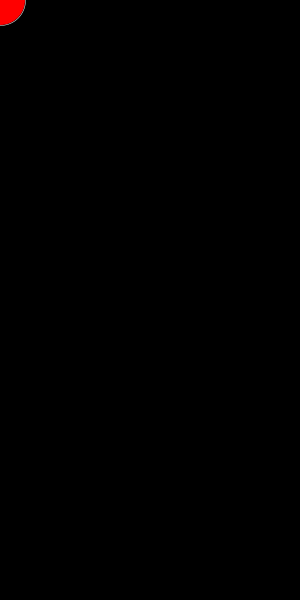
Frame 1 (no input)
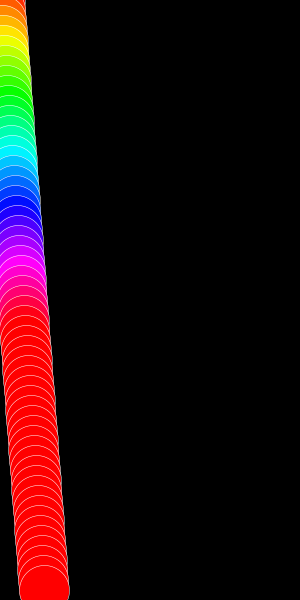
Frame 60 (the mouse pressed at the canvas centre just before this capture)
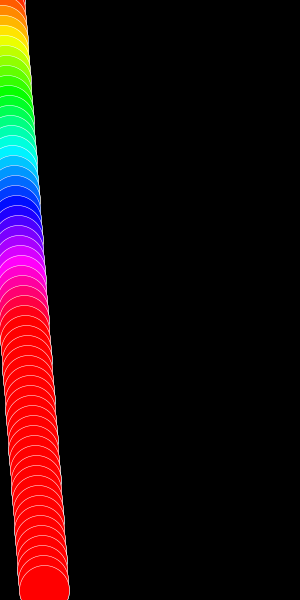
Frame 120 (the mouse held since frame 60 and released just before this capture)

The Processing sketch that drew these frames (run headless with seeded random() and noise(); from frame 60 on, the mouse is pressed at the canvas centre):

// Processing sketch: exercise5
// ── exercise5.pde
float coordX = 0;
float coordY = 0;

void setup() {
  size(300, 600);
  background(0); // black background
  colorMode(HSB, 360, 100, 100);
}

void draw() {
  // set stroke to be thin and white (or something like that)
  stroke(color(0, 0, 100));
  strokeWeight(0.5);
  // set RGB color to use mouse's X and Y coords for R and G and a const B
  fill(color(coordX + coordY, 100, 100));
  // draw circle at mouse location with radius 50
  ellipse(coordX, coordY, 50, 50);
  coordX += 0.75;
  coordY += 10;
  if (coordY >= 600) {
    coordY = 0; // on overflow by y, go to top and continue
  }
  if (coordX >= 300) {
    reset(); // on overflow by x, clear screen and reset
  }
}

// clear screen on mouse press
void mousePressed() {
  reset();
}

// clear screen and reset variables
void reset() {
  background(0);
  coordX = 0;
  coordY = 0;
}
